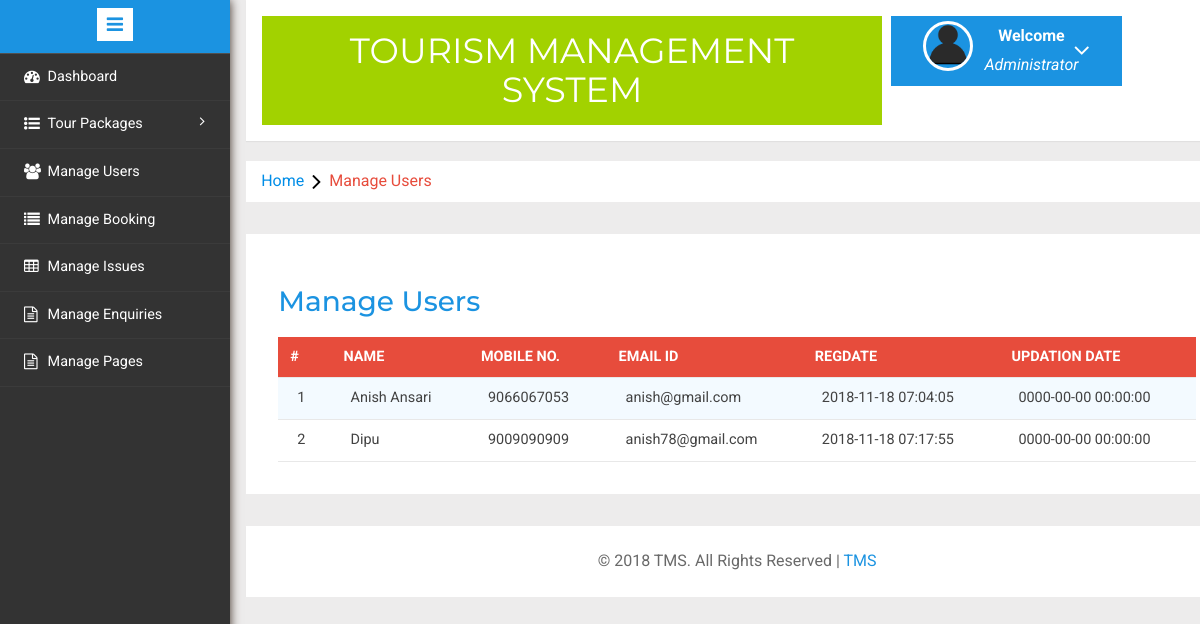
Before: /admin/manage-users.php (signed in) with the older database file.
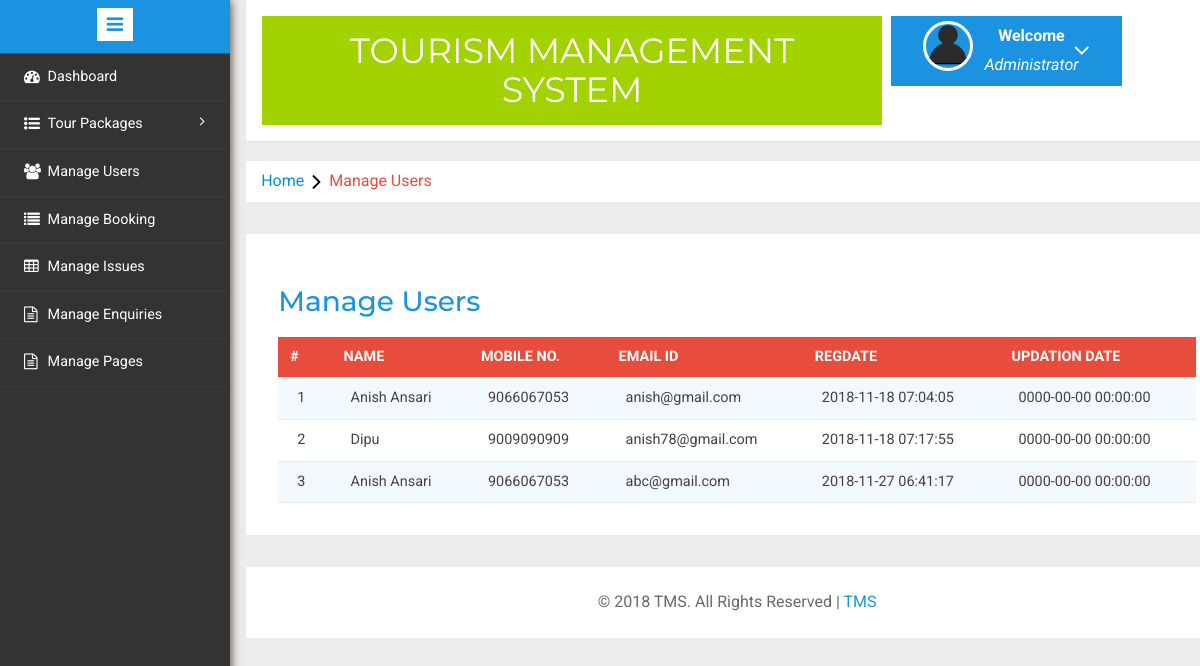
After: the same page with the newer database file.
### tables this page shows
CREATE TABLE `tblusers` (
  `id` int(11) NOT NULL,
  `FullName` varchar(100) NOT NULL,
  `MobileNumber` char(10) NOT NULL,
  `EmailId` varchar(70) NOT NULL,
  `Password` varchar(100) NOT NULL,
  `RegDate` timestamp NOT NULL DEFAULT CURRENT_TIMESTAMP,
  `UpdationDate` timestamp NOT NULL DEFAULT '0000-00-00 00:00:00' ON UPDATE CURRENT_TIMESTAMP
);

### admin/manage-users.php (the view, shortened to what this page needs)
<?php
include('includes/config.php');
if(strlen($_SESSION['alogin'])==0)
	{
header('location:index.php');
}
else{
	?>
<!DOCTYPE HTML>
<html>
<head>
<link href="css/bootstrap.min.css" rel='stylesheet' type='text/css' />
<link href="css/style.css" rel='stylesheet' type='text/css' />
<link rel="stylesheet" href="css/morris.css" type="text/css"/>
<link href="css/font-awesome.css" rel="stylesheet">
<link rel="stylesheet" type="text/css" href="css/table-style.css" />
<link rel="stylesheet" type="text/css" href="css/basictable.css" />
<link rel="stylesheet" href="css/icon-font.min.css" type='text/css' />
</head>
<body>
   <div class="page-container">
<div class="left-content">
	   <div class="mother-grid-inner">
				<?php include('includes/header.php');?>
				</div>
<ol class="breadcrumb">
                <li class="breadcrumb-item"><a href="index.html">Home</a><i class="fa fa-angle-right"></i>Manage Users</li>
            </ol>
<div class="agile-grids">
				<div class="agile-tables">
					<div class="w3l-table-info">
					  <h2>Manage Users</h2>
					    <table id="table">
						<thead>
						  <tr>
						  <th>#</th>
							<th>Name</th>
							<th>Mobile No.</th>
							<th>Email Id</th>
							<th>RegDate </th>
							<th>Updation Date</th>
						  </tr>
						</thead>
						<tbody>
<?php $sql = "SELECT * from tblusers";
$query = $dbh -> prepare($sql);
$query->execute();
$results=$query->fetchAll(PDO::FETCH_OBJ);
$cnt=1;
if($query->rowCount() > 0)
{
foreach($results as $result)
{				?>
						  <tr>
							<td><?php echo htmlentities($cnt);?></td>
							<td><?php echo htmlentities($result->FullName);?></td>
							<td><?php echo htmlentities($result->MobileNumber);?></td>
							<td><?php echo htmlentities($result->EmailId);?></td>
							<td><?php echo htmlentities($result->RegDate);?></td>
							<td><?php echo htmlentities($result->UpdationDate);?></td>
						  </tr>
						 <?php $cnt=$cnt+1;} }?>
						</tbody>
					  </table>
					</div>
			</div>
<?php include('includes/footer.php');?>
</div>
</div>
						<?php include('includes/sidebarmenu.php');?>
							</div>
</body>
</html>
<?php } ?>

### admin/includes/header.php (shortened to what this page needs)
<div class="header-main">
					<div class="logo-w3-agile">
								<h1><a href="dashboard.php">Tourism Management System</a></h1>
							</div>
						<div class="profile_details w3l">
								<ul>
									<li class="dropdown profile_details_drop">
										<a href="#" class="dropdown-toggle" data-toggle="dropdown" aria-expanded="false">
											<div class="profile_img">
												<span class="prfil-img"><img src="images/User-icon.png" alt=""> </span>
												<div class="user-name">
													<p>Welcome</p>
													<span>Administrator</span>
												</div>
												<i class="fa fa-angle-down"></i>
												<div class="clearfix"></div>
											</div>
										</a>
									</li>
								</ul>
							</div>
				</div>

### admin/includes/footer.php
<div class="copyrights">
	 <p>© 2018 TMS. All Rights Reserved |  <a href="#">TMS</a> </p>
</div>

### admin/includes/sidebarmenu.php (shortened to what this page needs)
<div class="sidebar-menu">
					<header class="logo1">
						<a href="#" class="sidebar-icon"> <span class="fa fa-bars"></span> </a>
					</header>
                           <div class="menu">
									<ul id="menu" >
										<li><a href="dashboard.php"><i class="fa fa-tachometer"></i> <span>Dashboard</span><div class="clearfix"></div></a></li>
									 <li id="menu-academico" ><a href="#"><i class="fa fa-list-ul" aria-hidden="true"></i><span> Tour Packages</span> <span class="fa fa-angle-right" style="float: right"></span><div class="clearfix"></div></a>
										</li>
									<li id="menu-academico" ><a href="manage-users.php"><i class="fa fa-users" aria-hidden="true"></i><span>Manage Users</span><div class="clearfix"></div></a></li>
									<li><a href="manage-bookings.php"><i class="fa fa-list" aria-hidden="true"></i>  <span>Manage Booking</span><div class="clearfix"></div></a></li>
									 <li><a href="manageissues.php"><i class="fa fa-table"></i>  <span>Manage Issues</span><div class="clearfix"></div></a></li>
									<li><a href="manage-enquires.php"><i class="fa fa-file-text-o" aria-hidden="true"></i>  <span>Manage Enquiries</span><div class="clearfix"></div></a></li>
									<li><a href="manage-pages.php"><i class="fa fa-file-text-o" aria-hidden="true"></i>  <span>Manage Pages</span><div class="clearfix"></div></a></li>
								  </ul>
								</div>
							  </div>

### admin/css/table-style.css (style rules this page uses)
table { background: white; border-collapse: collapse; margin: 1.25em 0 0; width: 100%; }
table tr, table th, table td { border: none; border-bottom: 1px solid #e8e8e8; font-size: .95em; }
table th, table td { padding: 10px 12px; text-align: left; }
table th { background: #e74c3c; color: #fff; text-transform: uppercase; }
table tr td { background: #f3faff; color: #424242; }
table tr:nth-of-type(2n+2) td { background: #ffffff; }
table { width: 100%; }

Changed rows visible on the page:
added tblusers: FullName "Anish Ansari", MobileNumber "9066067053", EmailId "abc@gmail.com", RegDate "2018-11-27 06:41:17", UpdationDate "0000-00-00 00:00:00"
